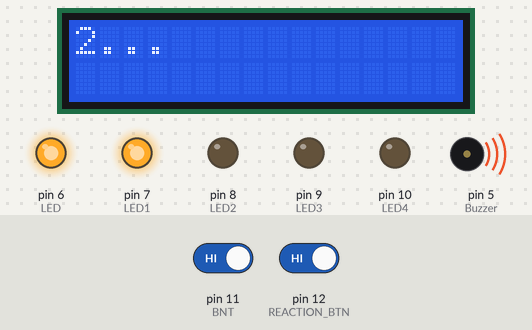
Recording of a sketch running on a simulated Arduino Uno, built with avr-gcc and run on an emulated ATmega328P. Parts: 16×2 character LCD, output pins drawn as LEDs (lit = HIGH), buzzer (waves = sounding). The test bench sets the inputs (shaded band); at power-on: pin 11 (BNT) HIGH, pin 12 (REACTION_BTN) HIGH. What the sketch prints to the serial monitor is not drawn.

Above: at 3.3 s.
3.4 s: pin 11 (BNT) driven LOW and pin 12 (REACTION_BTN) driven LOW
At 8.0 s:
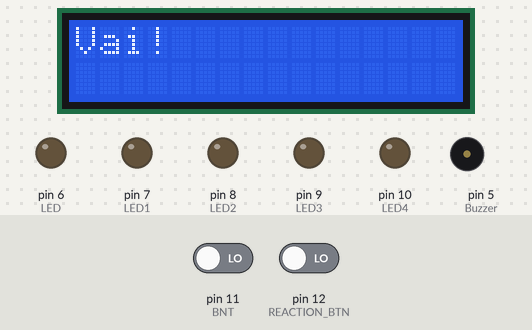
10.4 s: pin 12 (REACTION_BTN) driven HIGH
At 11.1 s:
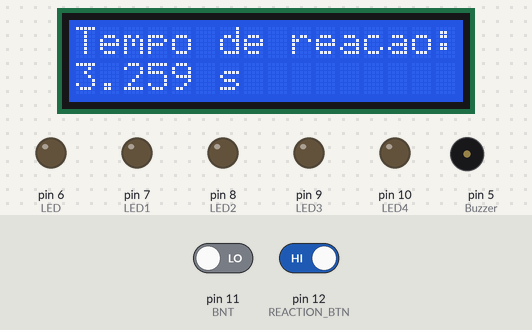
17.4 s: pin 11 (BNT) driven HIGH
At 17.8 s:
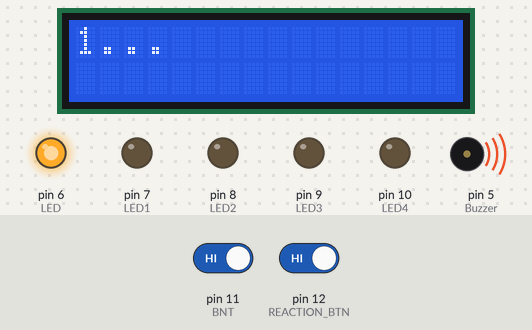
24.4 s: pin 11 (BNT) driven LOW
At 25.4 s:
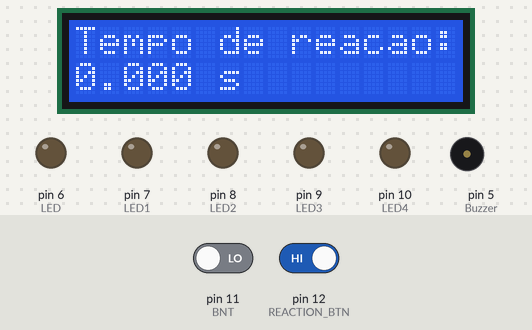
Timing chart, 0 to 27.4 s (numbered marks = the images above; inputs shaded):
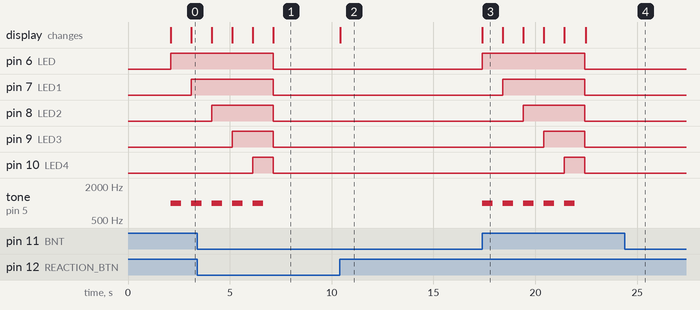

Measured:
- after the input at 3.4 s, pin 6 (LED): goes on until 7.1 s, then stays LOW; tone on pin 5 (Buzzer): goes on until 6.6 s, then stays silent; the display: first differs from a run without the input after 3.7 s (image 1)
- after the input at 10.4 s, the display: changes at once (image 2)
- after the input at 17.4 s, pin 6 (LED): LOW → HIGH at once, → LOW 5.0 s later; pin 7 (LED1): LOW → HIGH after 1.0 s, → LOW 4.0 s later; pin 8 (LED2): LOW → HIGH after 2.0 s, → LOW 3.0 s later; pin 9 (LED3): LOW → HIGH after 3.0 s, → LOW 2.0 s later; pin 10 (LED4): LOW → HIGH after 4.0 s, → LOW 1.0 s later; the display: changes at once (image 3)
- after the input at 24.4 s, pin 6 (LED): stays LOW (without the input it goes to HIGH after 0.07 s); pin 7 (LED1): stays LOW (without the input it goes to HIGH after 1.1 s)
- what the display in image 3 shows lasts 1.0 s, from 17.4 s to 18.4 s

The sketch:

box-box.ino
```cpp
#include <LiquidCrystal.h>
#include <Wire.h>
#include <LiquidCrystal_I2C.h>

const int LED = 6;
const int LED1 = 7;
const int LED2 = 8;
const int LED3 = 9;
const int LED4 = 10;
const int BNT = 11;
const int REACTION_BTN = 12;
const int Buzzer = 5;
bool state;
unsigned long startTime;
bool timerStarted = false;

LiquidCrystal_I2C lcd(0x27, 16, 2);

void setup() {
    pinMode(LED, OUTPUT);
    pinMode(LED1, OUTPUT);
    pinMode(LED2, OUTPUT);
    pinMode(LED3, OUTPUT);
    pinMode(LED4, OUTPUT);
    pinMode(BNT, INPUT_PULLUP);
    pinMode(REACTION_BTN, INPUT_PULLUP);
    pinMode(Buzzer, OUTPUT);

    Serial.begin(9600);
    lcd.init();
    lcd.setBacklight(HIGH);
    lcd.backlight();

    lcd.clear();
    lcd.print("Sistema iniciado");
    delay(2000);
    lcd.clear();
    lcd.print("Pressione inicio");
}

void loop() {
    state = digitalRead(BNT);

    if (state == HIGH && !timerStarted) {
        lcd.clear();
        lcd.print("1...");
        digitalWrite(LED, HIGH);
        tone(Buzzer, 1000);
        delay(500);
        noTone(Buzzer);
        delay(500);

        lcd.clear();
        lcd.print("2...");
        digitalWrite(LED1, HIGH);
        tone(Buzzer, 1000);
        delay(500);
        noTone(Buzzer);
        delay(500);

        lcd.clear();
        lcd.print("3...");
        digitalWrite(LED2, HIGH);
        tone(Buzzer, 1000);
        delay(500);
        noTone(Buzzer);
        delay(500);

        lcd.clear();
        lcd.print("4...");
        digitalWrite(LED3, HIGH);
        tone(Buzzer, 1000);
        delay(500);
        noTone(Buzzer);
        delay(500);

        lcd.clear();
        lcd.print("5...");
        digitalWrite(LED4, HIGH);
        tone(Buzzer, 1000);
        delay(500);
        noTone(Buzzer);
        delay(500);

        lcd.clear();
        lcd.print("Vai!");
        digitalWrite(LED, LOW);
        digitalWrite(LED1, LOW);
        digitalWrite(LED2, LOW);
        digitalWrite(LED3, LOW);
        digitalWrite(LED4, LOW);

        startTime = millis();
        timerStarted = true;
    }

    if (timerStarted && digitalRead(REACTION_BTN) == HIGH) {
        unsigned long reactionTimeMs = millis() - startTime;
        float reactionTimeSec = reactionTimeMs / 1000.0;
        Serial.print("Tempo de reação: ");
        Serial.print(reactionTimeSec);
        Serial.println(" segundos");

        lcd.clear();
        lcd.print("Tempo de reacao:");
        lcd.setCursor(0, 1);
        lcd.print(reactionTimeSec, 3);
        lcd.print(" s");

        timerStarted = false;
        delay(2000);
    }
}
```
